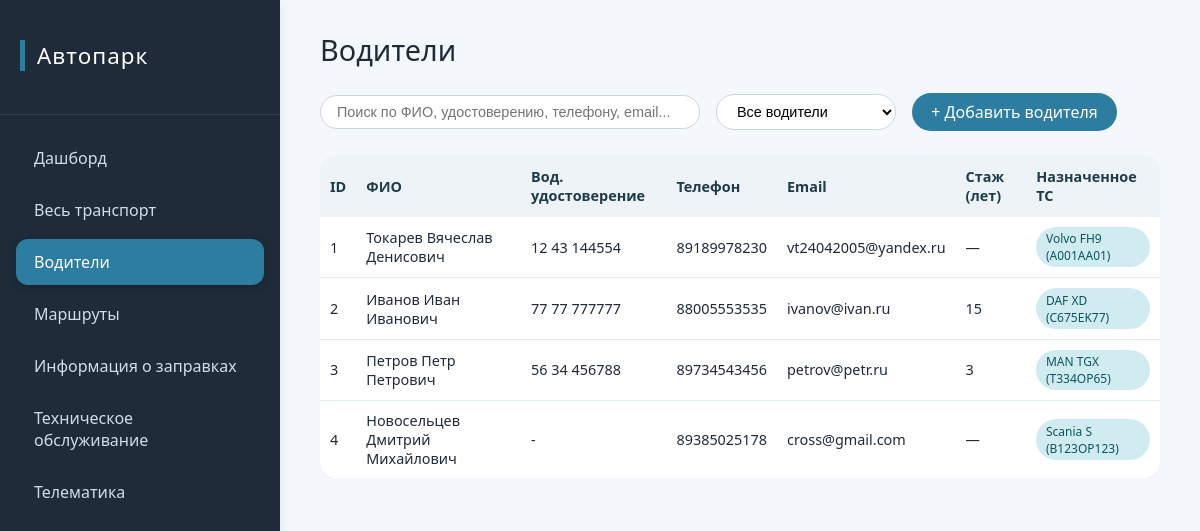
The page /drivers/ on the database as committed earlier.
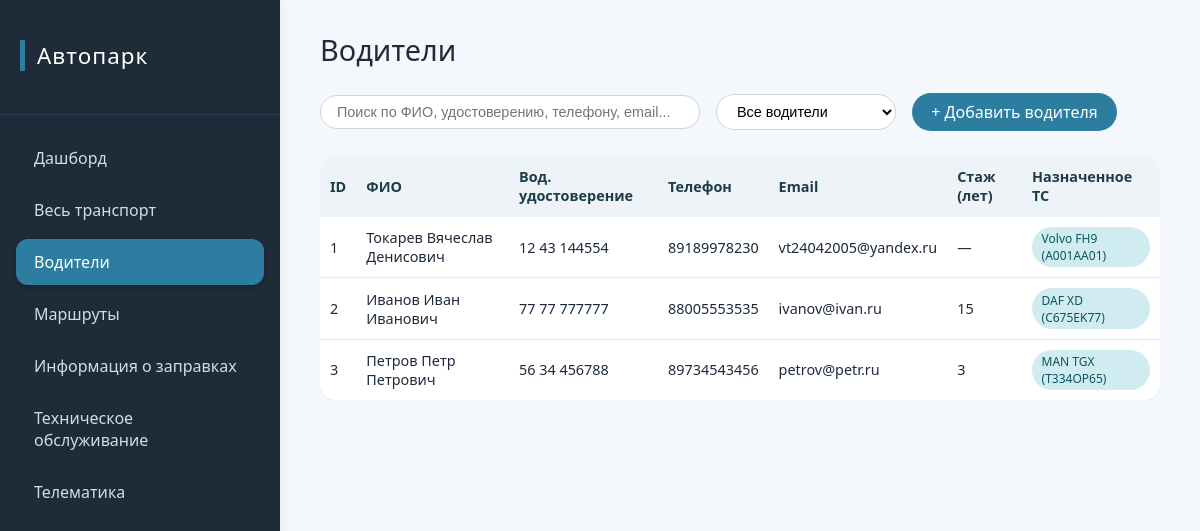
The same page on the database as committed later.
### autopark_platform/models.py (models this page shows, shortened)
class Driver(models.Model):
    full_name = models.CharField('ФИО', max_length=200)
    license_number = models.CharField('Водительское удостоверение', max_length=50, unique=True)
    phone_number = models.CharField('Номер телефона', max_length=20)
    email = models.EmailField('Электронная почта', unique=True)
    experience_years = models.PositiveSmallIntegerField('Стаж (лет)', blank=True, null=True)
    vehicle = models.OneToOneField(
        Vehicle,
        on_delete=models.SET_NULL,
        null=True,
        blank=True,
        related_name='driver',
        verbose_name='Транспортное средство'
    )
    class Meta:
        verbose_name = 'Водитель'
        verbose_name_plural = 'Водители'
        ordering = ['full_name']

class Vehicle(models.Model):
    class Status(models.TextChoices):
        ON_ROUTE = 'on_route', 'В рейсе'
        ON_MAINTENANCE = 'on_maintenance', 'На ТО'
        FREE = 'free', 'Свободен'
    brand = models.CharField('Марка', max_length=100)
    model = models.CharField('Модель', max_length=100)
    license_plate = models.CharField('Госномер', max_length=20, unique=True)
    status = models.CharField('Статус активности', max_length=20, choices=Status.choices, default=Status.FREE)
    current_mileage = models.FloatField('Текущий пробег', validators=[MinValueValidator(0)])
    year_of_manufacture = models.PositiveSmallIntegerField('Год выпуска')
    vin = models.CharField('VIN-номер', max_length=17, blank=True, null=True, unique=True)
    fuel_level = models.FloatField('Уровень топлива в баке', blank=True, null=True, validators=[MinValueValidator(0)])
    latitude = models.FloatField('Широта', blank=True, null=True)
    longitude = models.FloatField('Долгота', blank=True, null=True)
    class Meta:
        verbose_name = 'Транспортное средство'
        verbose_name_plural = 'Транспортные средства'
        ordering = ['brand', 'model']

### autopark_platform/views.py (the view, shortened to what this page needs)
# urls.py: path('drivers/', views.driver_list, name='driver_list'),
def driver_list(request):
    search_query = request.GET.get('search', '').strip()
    assignment_filter = request.GET.get('assignment', '').strip()
    drivers = Driver.objects.select_related('vehicle').all()
    if assignment_filter == 'assigned':
        drivers = drivers.filter(vehicle__isnull=False)
    elif assignment_filter == 'free':
        drivers = drivers.filter(vehicle__isnull=True)
    drivers = drivers.order_by('id')
    context = {
        'drivers': drivers,
        'search_query': search_query,
        'assignment_filter': assignment_filter,
    }
    return render(request, 'driver_list.html', context)

### autopark_platform/templates/driver_list.html (shortened to what this page needs)
<!DOCTYPE html>
<html lang="ru">
<head>
    {% load static %}
    <link rel="stylesheet" href="{% static 'css/main.css' %}">
</head>
<body>
    <div class="app-container">
        <aside class="sidebar">
            <div class="logo">
                <h2>Автопарк</h2>
            </div>
            <nav class="tabs-nav">
                <a href="{% url 'dashboard' %}" class="tab-btn">Дашборд</a>
                <a href="{% url 'vehicle_list' %}" class="tab-btn">Весь транспорт</a>
                <a href="{% url 'driver_list' %}" class="tab-btn active">Водители</a>
                <a href="{% url 'route_list' %}" class="tab-btn">Маршруты</a>
                <a href="{% url 'refuel_list' %}" class="tab-btn">Информация о заправках</a>
                <a href="{% url 'maintenance_list' %}" class="tab-btn">Техническое обслуживание</a>
                <a href="{% url 'telemetry' %}" class="tab-btn">Телематика</a>
            </nav>
        </aside>
        <main class="content">
            <div class="page-header">
                <h1>Водители</h1>
                <div class="action-bar">
                    <input type="text" id="searchInput" placeholder="Поиск по ФИО, удостоверению, телефону, email..." class="search-input" value="{{ search_query|default:'' }}">
                    <select id="assignmentFilter" class="status-filter">
                        <option value="">Все водители</option>
                    </select>
                    <a href="{% url 'driver_add' %}" class="btn-add">+ Добавить водителя</a>
                </div>
            </div>
            <div class="table-wrapper">
                <table class="data-table">
                    <thead>
                        <tr>
                            <th>ID</th>
                            <th>ФИО</th>
                            <th>Вод. удостоверение</th>
                            <th>Телефон</th>
                            <th>Email</th>
                            <th>Стаж (лет)</th>
                            <th>Назначенное ТС</th>
                        </tr>
                    </thead>
                    <tbody>
                        {% for driver in drivers %}
                        <tr>
                            <td>{{ driver.id }}</td>
                            <td>{{ driver.full_name }}</td>
                            <td>{{ driver.license_number }}</td>
                            <td>{{ driver.phone_number }}</td>
                            <td>{{ driver.email }}</td>
                            <td>{{ driver.experience_years|default:"—" }}</td>
                            <td>
                                {% if driver.vehicle %}
                                    <span class="status-badge status-assigned">{{ driver.vehicle.brand }} {{ driver.vehicle.model }} ({{ driver.vehicle.license_plate }})</span>
                                {% else %}
                                    <span class="status-badge status-free-driver">Свободен</span>
                                {% endif %}
                            </td>
                        </tr>
                        {% empty %}
                        <tr>
                            <td colspan="7" class="empty-row">Нет водителей, соответствующих критериям</td>
                        </tr>
                        {% endfor %}
                    </tbody>
                </table>
            </div>
        </main>
    </div>
</body>
</html>

Rows that differ between the two databases and show on the page:
removed Driver: id "4", full_name "Новосельцев Дмитрий Михайлович", license_number "-", phone_number "89385025178", email "cross@gmail.com", experience_years "—", vehicle.brand "Scania", vehicle.model "S", vehicle.license_plate "B123OP123"
